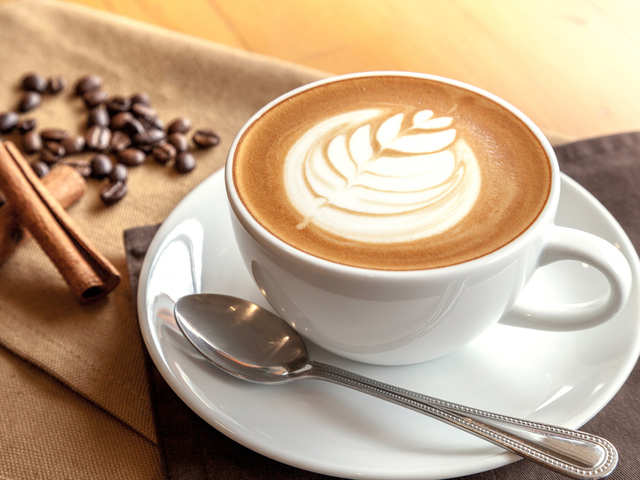
%> input picture CA_2/Code/coffee.jpg, 640 x 480 px
$ octave Q3.m   (GNU Octave 9; MATLAB toolbox functions it lacks are replaced by stand-ins)
%> lines starting %> are read from the running program, lines starting %| are printed output that depends on the picture
clc;clear;
pic = imread('coffee.jpg');
%> pic is the input picture: size 480x640x3 uint8; mean R, G, B 186.8, 161.5, 134.5
img_gs = rgb2gray(pic);
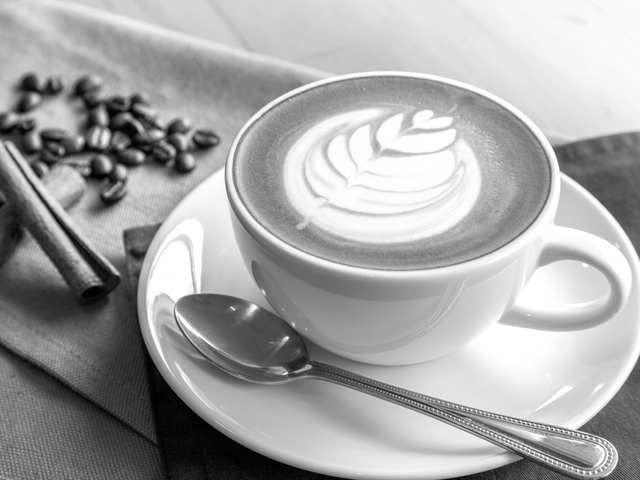
%> img_gs: size 480x640 uint8; min 0, max 255, mean 166
imshow(img_gs);
title('Original Grayscale Image')

%%%%%%%%%%%%%%%%%%%%%%%%%%%
%%
%Diffrent Type of Filters
filter = fspecial('average', 15);
filtered_pic = imfilter(img_gs, filter, 'replicate');
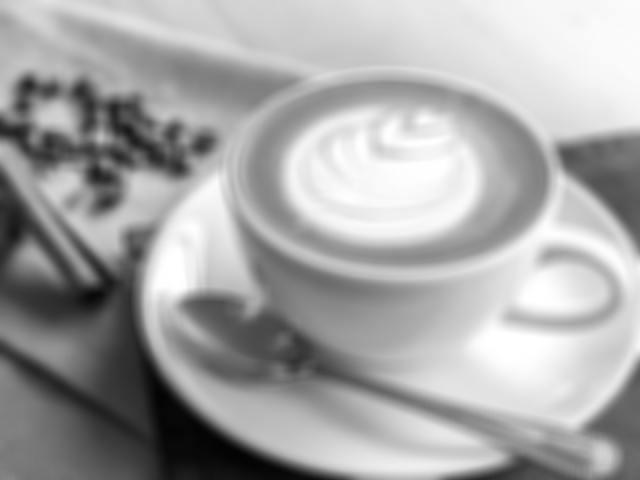
%> filtered_pic: size 480x640 uint8; min 3, max 255, mean 165.9
figure(2)
imshow(filtered_pic);
title('Image with Average Filter')

%%

filter = fspecial('Gaussian', 15, 15);
filtered_pic = imfilter(img_gs, filter, 'replicate');
figure(3)
imshow(filtered_pic);
title('Guassian')

%%
filter = fspecial('Laplacian');
filtered_pic = imfilter(img_gs, filter);
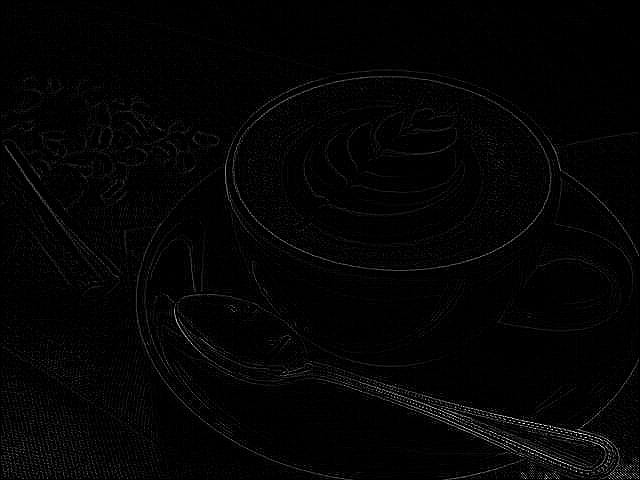
%> filtered_pic: size 480x640 uint8; min 0, max 255, mean 3.9
figure(4)
imshow(filtered_pic);

%%
filter = fspecial('sobel');
filtered_pic = imfilter(img_gs, filter, 'replicate');
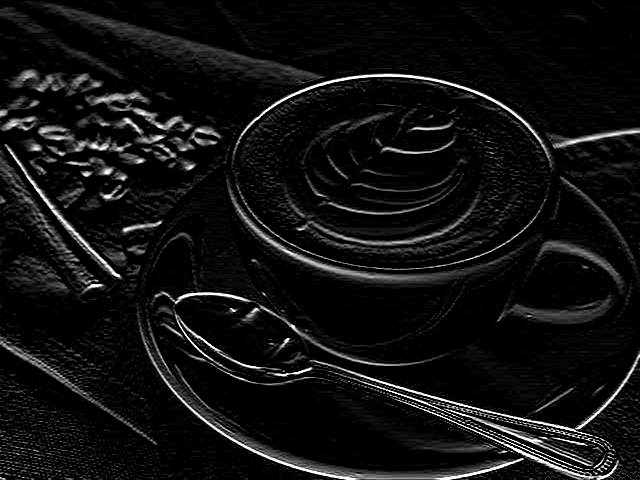
%> filtered_pic: size 480x640 uint8; min 0, max 255, mean 17.4
figure(5)
imshow(filtered_pic);
%%
filter = fspecial('disk', 10);
filtered_pic = imfilter(img_gs, filter, 'replicate');
figure(6)
imshow(filtered_pic);

%% PART B finding frequncy response of filter
% I have written one code for all of filters it should run seprately
%Frequency Resopnse of original Filter
%Fourier Transform
f_img = fftshift(fft2(img_gs));
f_img_log = log(1+abs(f_img));
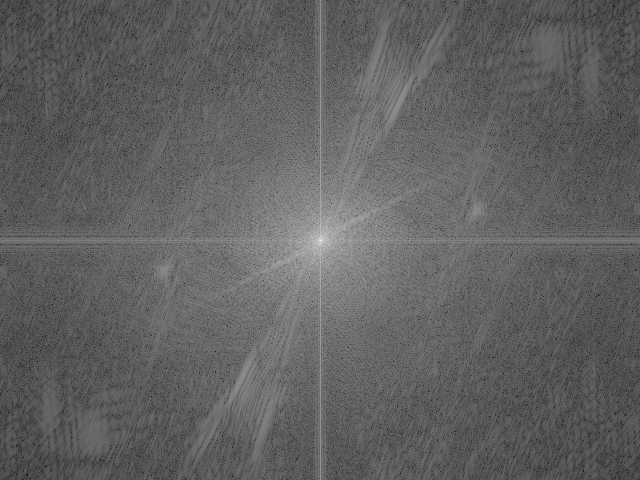
%> f_img_log: size 480x640 double; min 1.61, max 17.75, mean 7.75; drawn with min black and max white
f_img_log_angle = log(1+angle(f_img));
%figure;imshow(f_img_log,[]);title('Frequency Domain of Original Image');


f_img_filtered = fftshift(fft2(filtered_pic));
f_img_log_filtered = log(1+abs(f_img_filtered));
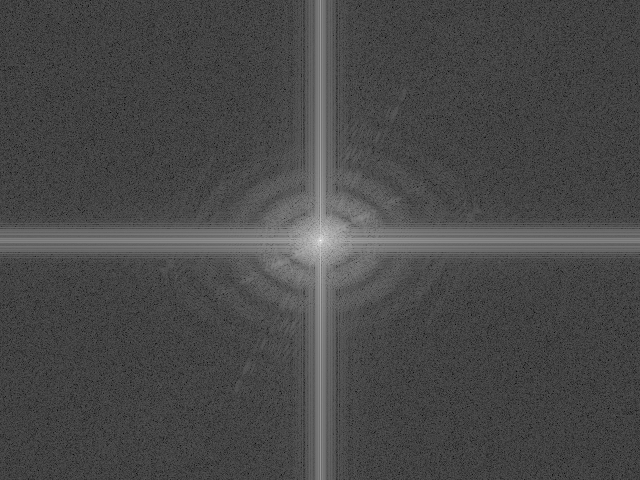
%> f_img_log_filtered: size 480x640 double; min 0.393, max 17.75, mean 5.38; drawn with min black and max white
figure;imshow(f_img_log_filtered,[]);title('Frequency Domain of Filtered Image');

%%


picture = imread('coffee.jpg');
picture = rgb2gray(picture);
figure(1)
imshow(picture);
title('Main Picture')
%Guassian
Filter_Guassian = imfilter(picture, fspecial('Gaussian', 15, 15), 'replicate');
figure(2)
imshow(Filter_Guassian);
title('Guassian')
%%
%B&white
 figure(7)
 imshow(abs(fftshift(fft2(Filter_Guassian))))
